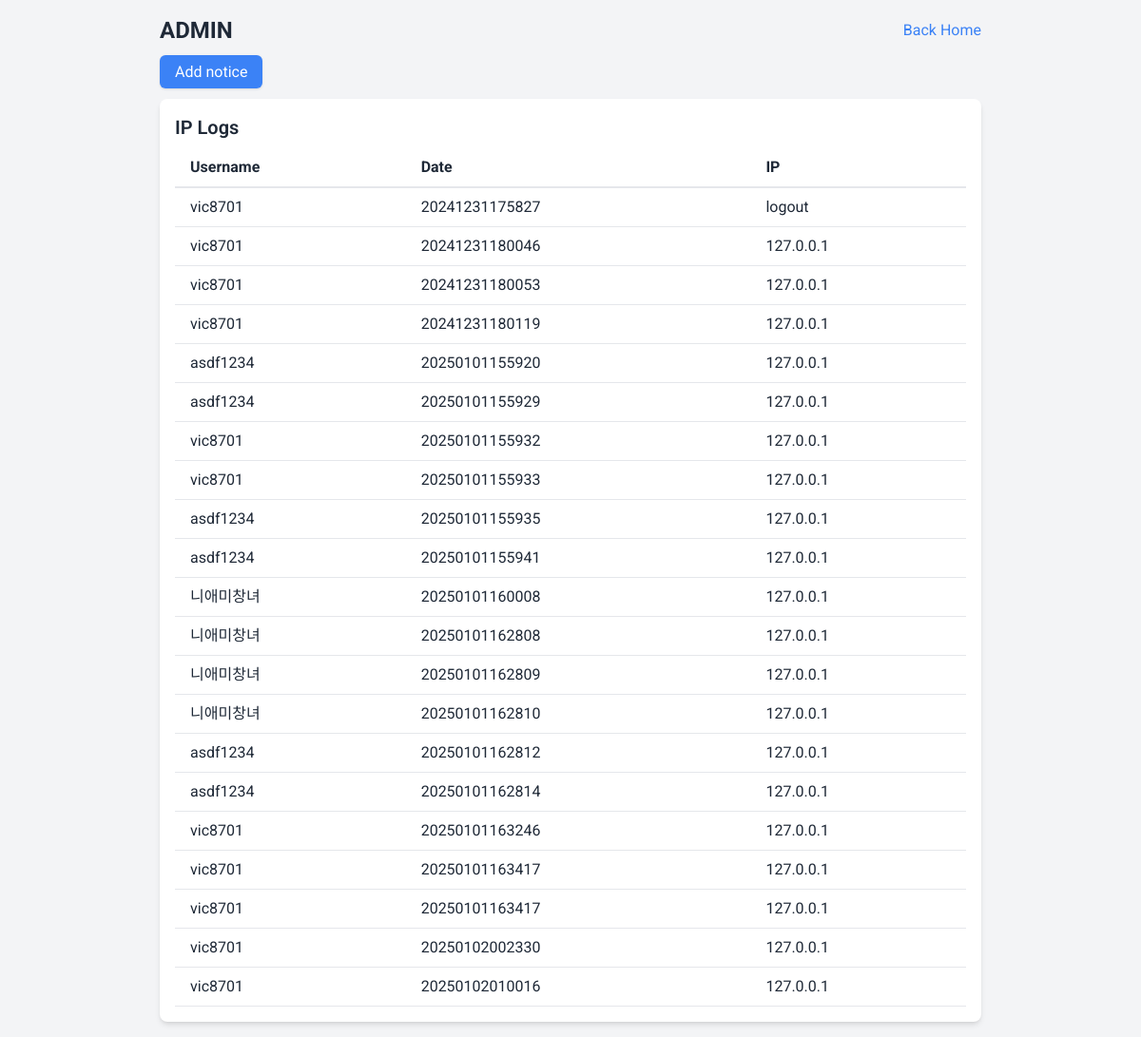
Before: /admin (signed in) with the older database file.
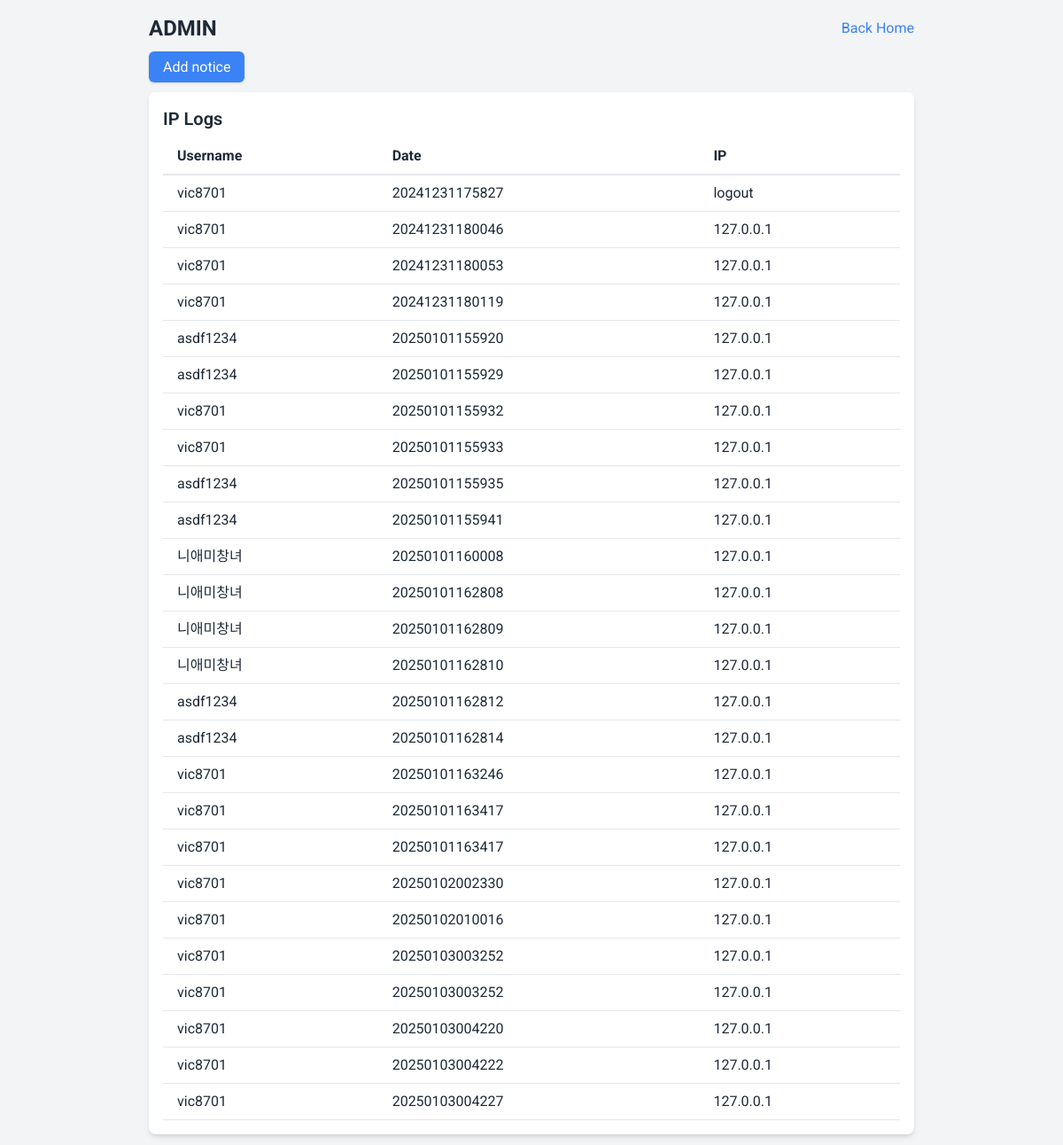
After: the same page with the newer database file.
### tables this page shows
CREATE TABLE iplogs
                        (userid text, ip text, date text);

### web.py (the view)
@app.route('/admin')
def admin_page():
    if session.get('id') is None:
        return redirect(url_for('home'))
    if not module_db.check_admin(session['id']):
        return redirect(url_for('home'))
    logs = module_db.getip_all_logs()
    return render_template('admin.html', logs=logs)

### db/module_db.py (called while the page is built)
def check_admin(id):
    conn = sqlite3.connect(db_path)
    cursor = conn.cursor()
    cursor.execute("SELECT * FROM user WHERE id=?", (id,))
    result = cursor.fetchone()
    conn.close()
    if result[5] == 1:
        return True
    else:
        return False

def getip_all_logs():
    conn = sqlite3.connect(db_path)
    cursor = conn.cursor()
    cursor.execute("SELECT * FROM iplogs")
    result = cursor.fetchall()
    conn.close()
    return result

### templates/admin.html (shortened to what this page needs)
<!DOCTYPE html>
<html lang="en">
<head>
    <script src="https://cdn.tailwindcss.com"></script>
</head>
<body class="bg-gray-100 text-gray-800">
    <div class="max-w-4xl mx-auto p-4">
        <div class="flex justify-between items-center mb-4">
            <h1 class="text-2xl font-bold">ADMIN</h1>
            <a href="/" class="text-blue-500 hover:underline">Back Home</a>
        </div>
        <div class="mb-4">
            <a href="/admin/post" class="bg-blue-500 text-white px-4 py-2 rounded-md shadow hover:bg-blue-600">Add notice</a>
        </div>
        <div class="bg-white shadow-md rounded-lg p-4">
            <h2 class="text-xl font-semibold mb-2">IP Logs</h2>
            <div class="overflow-x-auto">
                <table class="min-w-full bg-white">
                    <thead>
                        <tr>
                            <th class="py-2 px-4 border-b-2 border-gray-200 text-left">Username</th>
                            <th class="py-2 px-4 border-b-2 border-gray-200 text-left">Date</th>
                            <th class="py-2 px-4 border-b-2 border-gray-200 text-left">IP</th>
                        </tr>
                    </thead>
                    <tbody>
                        {% for log in logs %}
                        <tr>
                            <td class="py-2 px-4 border-b border-gray-200">{{ log[0] }}</td>
                            <td class="py-2 px-4 border-b border-gray-200">{{ log[2] }}</td>
                            <td class="py-2 px-4 border-b border-gray-200">{{ log[1] }}</td>
                        </tr>
                        {% endfor %}
                    </tbody>
                </table>
            </div>
        </div>
    </div>
</body>
</html>

### templates/admin.html (style rules this page uses)
body { font-family: 'Roboto', sans-serif; }

Changed rows visible on the page:
added iplogs: userid "vic8701", date "20250103003252", ip "127.0.0.1"
added iplogs: userid "vic8701", date "20250103003252", ip "127.0.0.1"
added iplogs: userid "vic8701", date "20250103004220", ip "127.0.0.1"
added iplogs: userid "vic8701", date "20250103004222", ip "127.0.0.1"
added iplogs: userid "vic8701", date "20250103004227", ip "127.0.0.1"
